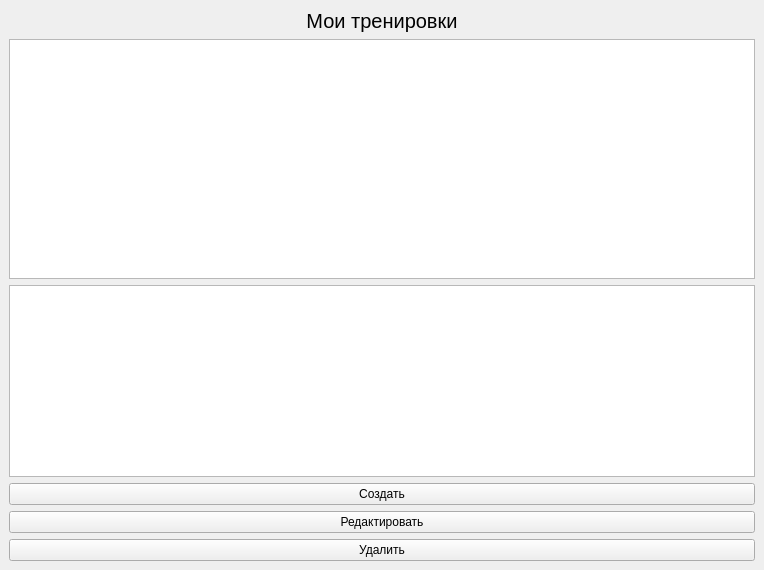
<?xml version="1.0" encoding="UTF-8"?>
<ui version="4.0">
 <class>TrainingSessionsWindow</class>
 <widget class="QMainWindow" name="TrainingSessionsWindow">
  <property name="geometry">
   <rect>
    <x>0</x>
    <y>0</y>
    <width>764</width>
    <height>570</height>
   </rect>
  </property>
  <property name="windowTitle">
   <string>MainWindow</string>
  </property>
  <widget class="QWidget" name="centralwidget">
   <layout class="QVBoxLayout" name="verticalLayout">
    <item>
     <widget class="QLabel" name="label">
      <property name="font">
       <font>
        <pointsize>15</pointsize>
       </font>
      </property>
      <property name="text">
       <string>Мои тренировки</string>
      </property>
      <property name="alignment">
       <set>Qt::AlignCenter</set>
      </property>
     </widget>
    </item>
    <item>
     <widget class="QTableWidget" name="tableTrainingSessionsWidget"/>
    </item>
    <item>
     <widget class="QTableWidget" name="tableRedactorWidget">
      <property name="sizePolicy">
       <sizepolicy hsizetype="Expanding" vsizetype="Fixed">
        <horstretch>0</horstretch>
        <verstretch>0</verstretch>
       </sizepolicy>
      </property>
      <property name="minimumSize">
       <size>
        <width>0</width>
        <height>40</height>
       </size>
      </property>
     </widget>
    </item>
    <item>
     <widget class="QPushButton" name="btnCreate">
      <property name="text">
       <string>Создать</string>
      </property>
     </widget>
    </item>
    <item>
     <widget class="QPushButton" name="btnEdit">
      <property name="text">
       <string>Редактировать</string>
      </property>
     </widget>
    </item>
    <item>
     <widget class="QPushButton" name="btnDelete">
      <property name="text">
       <string>Удалить</string>
      </property>
     </widget>
    </item>
   </layout>
  </widget>
 </widget>
 <resources/>
 <connections/>
</ui>
